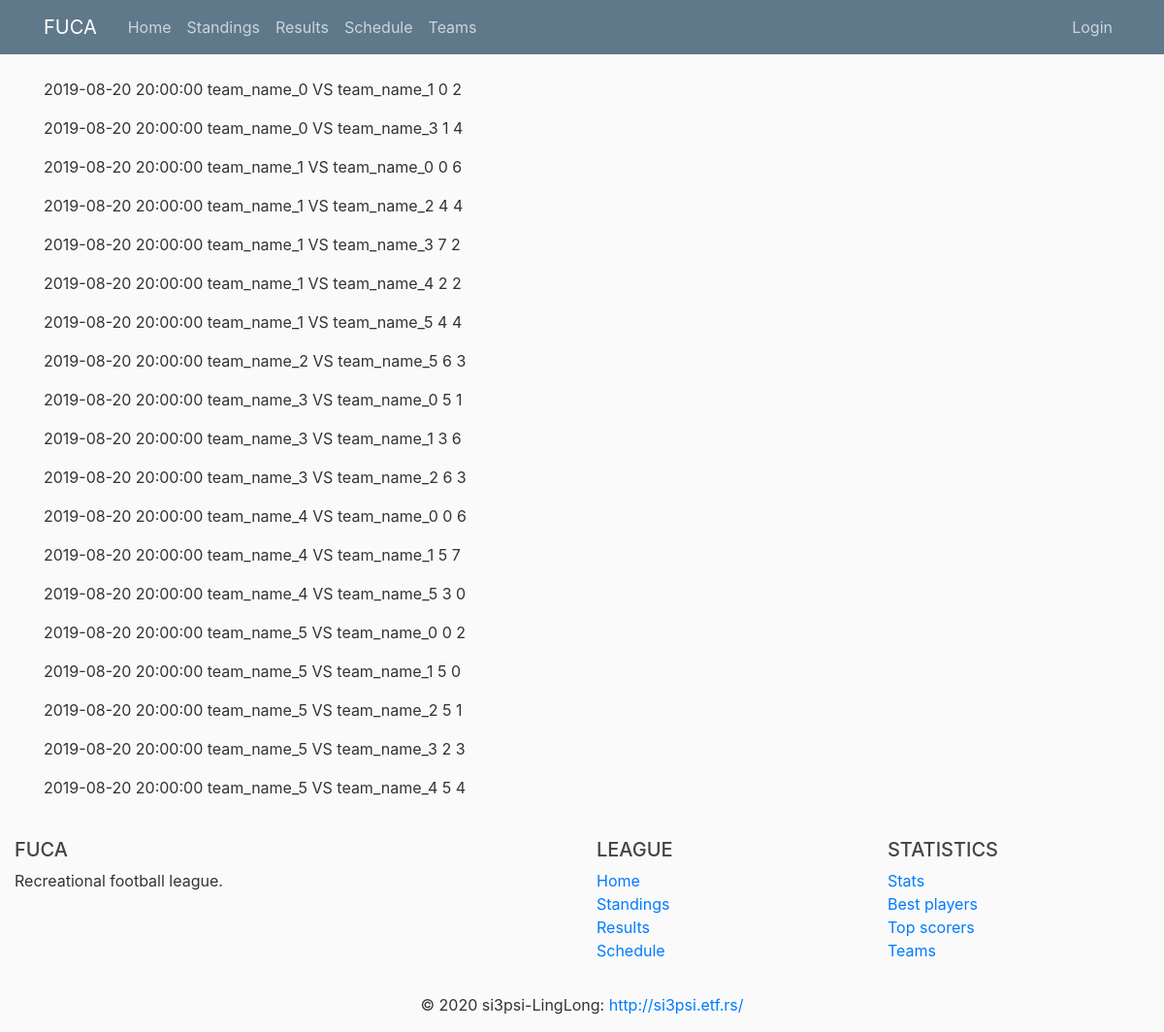
The app's page /results with its own data.
### fuca/models.py (models this page shows, shortened)
class Match(db.Model):
    __tablename__ = 'match'
    id                      = db.Column(db.Integer, primary_key=True)
    date_time               = db.Column(db.DateTime)
    host_team_goals         = db.Column(db.Integer, default=0)
    host_team_yellow        = db.Column(db.Integer, default=0)
    host_team_red           = db.Column(db.Integer, default=0)
    host_team_shots         = db.Column(db.Integer, default=0)
    host_team_possession    = db.Column(db.Integer, default=0)
    guest_team_goals        = db.Column(db.Integer, default=0)
    guest_team_yellow       = db.Column(db.Integer, default=0)
    guest_team_red          = db.Column(db.Integer, default=0)
    guest_team_shots        = db.Column(db.Integer, default=0)
    guest_team_possession   = db.Column(db.Integer, default=0)
    host_team_id     = db.Column(db.Integer, db.ForeignKey('team.id'), nullable=False)
    guest_team_id    = db.Column(db.Integer, db.ForeignKey('team.id'), nullable=False)
    best_player_id   = db.Column(db.Integer, db.ForeignKey('player.id'))
    statistics  = db.relationship('Statistics', backref='match', lazy=True)
    def jinja_dict(self):
        return {'date'          : self.date_time,
                'team1_name'    : self.host_team.name,
                'team1_goals'   : self.host_team_goals,
                'team2_name'    : self.guest_team.name,
                'team2_goals'   : self.guest_team_goals}

class Team(db.Model):
    __tablename__ = 'team'
    id          = db.Column(db.Integer,     primary_key=True)
    name        = db.Column(db.String(100), nullable=False, unique=True)
    matches     = db.Column(db.Integer,     nullable=False, default=0)
    wins        = db.Column(db.Integer,     nullable=False, default=0)
    losses      = db.Column(db.Integer,     nullable=False, default=0)
    draws       = db.Column(db.Integer,     nullable=False, default=0)
    goal_diff   = db.Column(db.Integer,     nullable=False, default=0)
    logo_image  = db.Column(db.String(20),  nullable=False, default='default.jpg')
    captain_id  = db.Column(db.Integer, db.ForeignKey('player.id'))
    host_matches    = db.relationship('Match',  backref='host_team',    lazy=True,  foreign_keys=Match.host_team_id)
    guest_matches   = db.relationship('Match',  backref='guest_team',   lazy=True,  foreign_keys=Match.guest_team_id)
    players         = db.relationship('Player', backref='team',         lazy=True,  foreign_keys=Player.team_id)

### fuca/routes.py (the view)
@app.route("/results")
def results():
    results_db = Match.query.filter(Match.date_time < datetime.now()).all()
    results_list = [result.jinja_dict() for result in results_db]
    return render_template('results.html', results=results_list, title='Results')

### fuca/templates/results.html
{% extends 'layout.html' %}
{% block content %}
    {% for result in results %}
        <p>{{ result.date }} {{ result.team1_name }} VS {{ result.team2_name }} {{ result.team1_goals }} {{ result.team2_goals }}</p>
    {% endfor %}
{% endblock content %}

### fuca/static/main.css (style rules this page uses)
body { background: #fafafa; color: #333333; margin-top: 5rem; }

### records on screen
Match: date "2019-08-20 20:00:00"
Team: team1_name "team_name_0" "team_name_0", team2_name "team_name_0" "team_name_0" "team_name_0" "team_name_0"
Team: team2_name "team_name_1" "team_name_1" "team_name_1" "team_name_1", team1_name "team_name_1" "team_name_1" "team_name_1" "team_name_1" "team_name_1"
Match: date "2019-08-20 20:00:00"
Team: team2_name "team_name_3" "team_name_3" "team_name_3", team1_name "team_name_3" "team_name_3" "team_name_3"
Match: date "2019-08-20 20:00:00"
Match: date "2019-08-20 20:00:00"
Team: team2_name "team_name_2" "team_name_2" "team_name_2", team1_name "team_name_2"
Match: date "2019-08-20 20:00:00"
Match: date "2019-08-20 20:00:00"
Team: team2_name "team_name_4" "team_name_4", team1_name "team_name_4" "team_name_4" "team_name_4"
Match: date "2019-08-20 20:00:00"
Team: team2_name "team_name_5" "team_name_5" "team_name_5", team1_name "team_name_5" "team_name_5" "team_name_5" "team_name_5" "team_name_5"
Match: date "2019-08-20 20:00:00"
Match: date "2019-08-20 20:00:00"
Match: date "2019-08-20 20:00:00"
Match: date "2019-08-20 20:00:00"
Match: date "2019-08-20 20:00:00"
Match: date "2019-08-20 20:00:00"
Match: date "2019-08-20 20:00:00"
Match: date "2019-08-20 20:00:00"
Match: date "2019-08-20 20:00:00"
Match: date "2019-08-20 20:00:00"
Match: date "2019-08-20 20:00:00"
Match: date "2019-08-20 20:00:00"

### other values on screen
{{ result.team1_goals }} "0" "1" "0" "4" "7" "2" "4" "6" "5" "3" "6" "0" "5" "3" "0" "5" "5" "2" "5"
{{ result.team2_goals }} "2" "4" "6" "4" "2" "2" "4" "3" "1" "6" "3" "6" "7" "0" "2" "0" "1" "3" "4"
